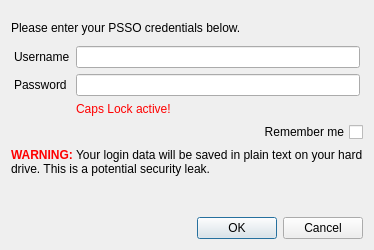
<?xml version="1.0" encoding="UTF-8"?>
<ui version="4.0">
 <author>Hubert Grzeskowiak</author>
 <class>LoginDialog</class>
 <widget class="QDialog" name="LoginDialog">
  <property name="geometry">
   <rect>
    <x>0</x>
    <y>0</y>
    <width>374</width>
    <height>250</height>
   </rect>
  </property>
  <property name="minimumSize">
   <size>
    <width>350</width>
    <height>250</height>
   </size>
  </property>
  <property name="windowTitle">
   <string>Dialog</string>
  </property>
  <property name="modal">
   <bool>true</bool>
  </property>
  <layout class="QGridLayout" name="gridLayout">
   <item row="12" column="0">
    <spacer name="verticalSpacer">
     <property name="orientation">
      <enum>Qt::Vertical</enum>
     </property>
     <property name="sizeHint" stdset="0">
      <size>
       <width>20</width>
       <height>40</height>
      </size>
     </property>
    </spacer>
   </item>
   <item row="2" column="0">
    <layout class="QGridLayout" name="gridLayout_2">
     <property name="leftMargin">
      <number>3</number>
     </property>
     <property name="topMargin">
      <number>5</number>
     </property>
     <property name="rightMargin">
      <number>3</number>
     </property>
     <item row="0" column="0">
      <widget class="QLabel" name="username_label">
       <property name="text">
        <string>Username</string>
       </property>
       <property name="buddy">
        <cstring>username_line</cstring>
       </property>
      </widget>
     </item>
     <item row="1" column="0">
      <widget class="QLabel" name="password_label">
       <property name="text">
        <string>Password</string>
       </property>
       <property name="buddy">
        <cstring>password_line</cstring>
       </property>
      </widget>
     </item>
     <item row="0" column="1">
      <widget class="QLineEdit" name="username_line"/>
     </item>
     <item row="1" column="1">
      <widget class="QLineEdit" name="password_line">
       <property name="echoMode">
        <enum>QLineEdit::Password</enum>
       </property>
      </widget>
     </item>
     <item row="2" column="1">
      <widget class="QLabel" name="caps_warning">
       <property name="text">
        <string>&lt;html&gt;&lt;head/&gt;&lt;body&gt;&lt;p&gt;&lt;span style=&quot; color:#ff0000;&quot;&gt;Caps Lock active!&lt;/span&gt;&lt;/p&gt;&lt;/body&gt;&lt;/html&gt;</string>
       </property>
      </widget>
     </item>
    </layout>
   </item>
   <item row="1" column="0">
    <widget class="QLabel" name="login_msg">
     <property name="sizePolicy">
      <sizepolicy hsizetype="MinimumExpanding" vsizetype="Minimum">
       <horstretch>0</horstretch>
       <verstretch>0</verstretch>
      </sizepolicy>
     </property>
     <property name="text">
      <string>Please enter your PSSO credentials below.</string>
     </property>
     <property name="margin">
      <number>3</number>
     </property>
    </widget>
   </item>
   <item row="11" column="0">
    <widget class="QLabel" name="remember_warning">
     <property name="text">
      <string>&lt;html&gt;&lt;head/&gt;&lt;body&gt;&lt;p&gt;&lt;span style=&quot; font-weight:600; color:#ff0000;&quot;&gt;WARNING:&lt;/span&gt; Your login data will be saved in plain text on your hard drive. This is a potential security leak.&lt;/p&gt;&lt;/body&gt;&lt;/html&gt;</string>
     </property>
     <property name="wordWrap">
      <bool>true</bool>
     </property>
    </widget>
   </item>
   <item row="13" column="0">
    <widget class="QDialogButtonBox" name="button_box">
     <property name="orientation">
      <enum>Qt::Horizontal</enum>
     </property>
     <property name="standardButtons">
      <set>QDialogButtonBox::Cancel|QDialogButtonBox::Ok</set>
     </property>
    </widget>
   </item>
   <item row="6" column="0">
    <widget class="QCheckBox" name="remember_checkbox">
     <property name="layoutDirection">
      <enum>Qt::RightToLeft</enum>
     </property>
     <property name="text">
      <string>Remember me</string>
     </property>
     <property name="checked">
      <bool>false</bool>
     </property>
    </widget>
   </item>
   <item row="0" column="0">
    <spacer name="verticalSpacer_2">
     <property name="orientation">
      <enum>Qt::Vertical</enum>
     </property>
     <property name="sizeType">
      <enum>QSizePolicy::Fixed</enum>
     </property>
     <property name="sizeHint" stdset="0">
      <size>
       <width>20</width>
       <height>10</height>
      </size>
     </property>
    </spacer>
   </item>
  </layout>
 </widget>
 <tabstops>
  <tabstop>username_line</tabstop>
  <tabstop>password_line</tabstop>
  <tabstop>button_box</tabstop>
 </tabstops>
 <resources/>
 <connections>
  <connection>
   <sender>button_box</sender>
   <signal>accepted()</signal>
   <receiver>LoginDialog</receiver>
   <slot>accept()</slot>
   <hints>
    <hint type="sourcelabel">
     <x>227</x>
     <y>207</y>
    </hint>
    <hint type="destinationlabel">
     <x>157</x>
     <y>173</y>
    </hint>
   </hints>
  </connection>
  <connection>
   <sender>button_box</sender>
   <signal>rejected()</signal>
   <receiver>LoginDialog</receiver>
   <slot>reject()</slot>
   <hints>
    <hint type="sourcelabel">
     <x>287</x>
     <y>207</y>
    </hint>
    <hint type="destinationlabel">
     <x>286</x>
     <y>173</y>
    </hint>
   </hints>
  </connection>
  <connection>
   <sender>remember_checkbox</sender>
   <signal>toggled(bool)</signal>
   <receiver>remember_warning</receiver>
   <slot>setVisible(bool)</slot>
   <hints>
    <hint type="sourcelabel">
     <x>256</x>
     <y>177</y>
    </hint>
    <hint type="destinationlabel">
     <x>204</x>
     <y>151</y>
    </hint>
   </hints>
  </connection>
 </connections>
</ui>
